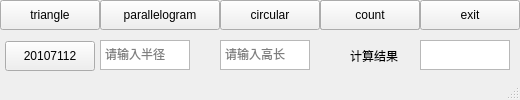
<?xml version="1.0" encoding="UTF-8"?>
<ui version="4.0">
 <class>main</class>
 <widget class="QMainWindow" name="main">
  <property name="geometry">
   <rect>
    <x>0</x>
    <y>0</y>
    <width>520</width>
    <height>100</height>
   </rect>
  </property>
  <property name="minimumSize">
   <size>
    <width>520</width>
    <height>100</height>
   </size>
  </property>
  <property name="maximumSize">
   <size>
    <width>520</width>
    <height>100</height>
   </size>
  </property>
  <property name="windowTitle">
   <string>PyQt面积计算器</string>
  </property>
  <widget class="QWidget" name="Area_calcualtion">
   <widget class="QPushButton" name="T_get_count">
    <property name="geometry">
     <rect>
      <x>320</x>
      <y>0</y>
      <width>100</width>
      <height>30</height>
     </rect>
    </property>
    <property name="cursor">
     <cursorShape>PointingHandCursor</cursorShape>
    </property>
    <property name="toolTip">
     <string>点击计算</string>
    </property>
    <property name="text">
     <string>count</string>
    </property>
   </widget>
   <widget class="QPushButton" name="triangle">
    <property name="geometry">
     <rect>
      <x>0</x>
      <y>0</y>
      <width>100</width>
      <height>30</height>
     </rect>
    </property>
    <property name="cursor">
     <cursorShape>PointingHandCursor</cursorShape>
    </property>
    <property name="toolTip">
     <string>计算三角形面积</string>
    </property>
    <property name="text">
     <string>triangle</string>
    </property>
   </widget>
   <widget class="QPushButton" name="parallelogram">
    <property name="geometry">
     <rect>
      <x>100</x>
      <y>0</y>
      <width>120</width>
      <height>30</height>
     </rect>
    </property>
    <property name="cursor">
     <cursorShape>PointingHandCursor</cursorShape>
    </property>
    <property name="toolTip">
     <string>计算平行四边形面积</string>
    </property>
    <property name="text">
     <string>parallelogram</string>
    </property>
    <property name="iconSize">
     <size>
      <width>35</width>
      <height>20</height>
     </size>
    </property>
   </widget>
   <widget class="QPushButton" name="circular">
    <property name="geometry">
     <rect>
      <x>220</x>
      <y>0</y>
      <width>100</width>
      <height>30</height>
     </rect>
    </property>
    <property name="cursor">
     <cursorShape>PointingHandCursor</cursorShape>
    </property>
    <property name="toolTip">
     <string>计算圆的面积</string>
    </property>
    <property name="text">
     <string>circular</string>
    </property>
   </widget>
   <widget class="QPushButton" name="exit">
    <property name="geometry">
     <rect>
      <x>420</x>
      <y>0</y>
      <width>100</width>
      <height>30</height>
     </rect>
    </property>
    <property name="cursor">
     <cursorShape>PointingHandCursor</cursorShape>
    </property>
    <property name="toolTip">
     <string>退出</string>
    </property>
    <property name="text">
     <string>exit</string>
    </property>
   </widget>
   <widget class="QLabel" name="L_T">
    <property name="geometry">
     <rect>
      <x>29</x>
      <y>48</y>
      <width>70</width>
      <height>15</height>
     </rect>
    </property>
    <property name="text">
     <string>三角形</string>
    </property>
   </widget>
   <widget class="QPlainTextEdit" name="T_input_base">
    <property name="geometry">
     <rect>
      <x>100</x>
      <y>40</y>
      <width>90</width>
      <height>30</height>
     </rect>
    </property>
    <property name="tabChangesFocus">
     <bool>true</bool>
    </property>
    <property name="placeholderText">
     <string>请输入底长</string>
    </property>
   </widget>
   <widget class="QPlainTextEdit" name="T_input_high">
    <property name="geometry">
     <rect>
      <x>220</x>
      <y>40</y>
      <width>90</width>
      <height>30</height>
     </rect>
    </property>
    <property name="tabChangesFocus">
     <bool>true</bool>
    </property>
    <property name="placeholderText">
     <string>请输入高长</string>
    </property>
   </widget>
   <widget class="QLabel" name="result">
    <property name="geometry">
     <rect>
      <x>350</x>
      <y>48</y>
      <width>72</width>
      <height>15</height>
     </rect>
    </property>
    <property name="text">
     <string>计算结果</string>
    </property>
   </widget>
   <widget class="QPlainTextEdit" name="count">
    <property name="geometry">
     <rect>
      <x>420</x>
      <y>40</y>
      <width>90</width>
      <height>30</height>
     </rect>
    </property>
    <property name="cursor" stdset="0">
     <cursorShape>PointingHandCursor</cursorShape>
    </property>
    <property name="tabChangesFocus">
     <bool>true</bool>
    </property>
    <property name="readOnly">
     <bool>true</bool>
    </property>
   </widget>
   <widget class="QPlainTextEdit" name="P_input_base">
    <property name="geometry">
     <rect>
      <x>100</x>
      <y>40</y>
      <width>90</width>
      <height>30</height>
     </rect>
    </property>
    <property name="tabChangesFocus">
     <bool>true</bool>
    </property>
    <property name="placeholderText">
     <string>请输入底长</string>
    </property>
   </widget>
   <widget class="QPlainTextEdit" name="P_input_high">
    <property name="geometry">
     <rect>
      <x>220</x>
      <y>40</y>
      <width>90</width>
      <height>30</height>
     </rect>
    </property>
    <property name="tabChangesFocus">
     <bool>true</bool>
    </property>
    <property name="placeholderText">
     <string>请输入高长</string>
    </property>
   </widget>
   <widget class="QPlainTextEdit" name="C_r">
    <property name="geometry">
     <rect>
      <x>100</x>
      <y>40</y>
      <width>90</width>
      <height>30</height>
     </rect>
    </property>
    <property name="tabChangesFocus">
     <bool>true</bool>
    </property>
    <property name="placeholderText">
     <string>请输入半径</string>
    </property>
   </widget>
   <widget class="QLabel" name="L_P">
    <property name="geometry">
     <rect>
      <x>9</x>
      <y>48</y>
      <width>80</width>
      <height>15</height>
     </rect>
    </property>
    <property name="text">
     <string>平行四边形</string>
    </property>
    <property name="openExternalLinks">
     <bool>false</bool>
    </property>
   </widget>
   <widget class="QLabel" name="L_C">
    <property name="geometry">
     <rect>
      <x>45</x>
      <y>48</y>
      <width>70</width>
      <height>15</height>
     </rect>
    </property>
    <property name="cursor">
     <cursorShape>ArrowCursor</cursorShape>
    </property>
    <property name="text">
     <string>圆</string>
    </property>
   </widget>
   <widget class="QPushButton" name="id">
    <property name="geometry">
     <rect>
      <x>5</x>
      <y>41</y>
      <width>90</width>
      <height>30</height>
     </rect>
    </property>
    <property name="text">
     <string>20107112</string>
    </property>
   </widget>
   <widget class="QPushButton" name="P_get_count">
    <property name="geometry">
     <rect>
      <x>320</x>
      <y>0</y>
      <width>100</width>
      <height>30</height>
     </rect>
    </property>
    <property name="text">
     <string>count</string>
    </property>
   </widget>
   <widget class="QPushButton" name="C_get_count">
    <property name="geometry">
     <rect>
      <x>320</x>
      <y>0</y>
      <width>100</width>
      <height>30</height>
     </rect>
    </property>
    <property name="text">
     <string>count</string>
    </property>
   </widget>
  </widget>
  <widget class="QStatusBar" name="statusbar"/>
 </widget>
 <resources/>
 <connections>
  <connection>
   <sender>triangle</sender>
   <signal>clicked()</signal>
   <receiver>T_input_high</receiver>
   <slot>show()</slot>
   <hints>
    <hint type="sourcelabel">
     <x>49</x>
     <y>14</y>
    </hint>
    <hint type="destinationlabel">
     <x>264</x>
     <y>54</y>
    </hint>
   </hints>
  </connection>
  <connection>
   <sender>triangle</sender>
   <signal>clicked()</signal>
   <receiver>T_input_base</receiver>
   <slot>show()</slot>
   <hints>
    <hint type="sourcelabel">
     <x>49</x>
     <y>14</y>
    </hint>
    <hint type="destinationlabel">
     <x>144</x>
     <y>54</y>
    </hint>
   </hints>
  </connection>
  <connection>
   <sender>parallelogram</sender>
   <signal>clicked()</signal>
   <receiver>T_input_base</receiver>
   <slot>close()</slot>
   <hints>
    <hint type="sourcelabel">
     <x>159</x>
     <y>14</y>
    </hint>
    <hint type="destinationlabel">
     <x>144</x>
     <y>54</y>
    </hint>
   </hints>
  </connection>
  <connection>
   <sender>parallelogram</sender>
   <signal>clicked()</signal>
   <receiver>T_input_high</receiver>
   <slot>close()</slot>
   <hints>
    <hint type="sourcelabel">
     <x>159</x>
     <y>14</y>
    </hint>
    <hint type="destinationlabel">
     <x>264</x>
     <y>54</y>
    </hint>
   </hints>
  </connection>
  <connection>
   <sender>parallelogram</sender>
   <signal>clicked()</signal>
   <receiver>P_input_base</receiver>
   <slot>show()</slot>
   <hints>
    <hint type="sourcelabel">
     <x>159</x>
     <y>14</y>
    </hint>
    <hint type="destinationlabel">
     <x>144</x>
     <y>54</y>
    </hint>
   </hints>
  </connection>
  <connection>
   <sender>parallelogram</sender>
   <signal>clicked()</signal>
   <receiver>P_input_high</receiver>
   <slot>show()</slot>
   <hints>
    <hint type="sourcelabel">
     <x>159</x>
     <y>14</y>
    </hint>
    <hint type="destinationlabel">
     <x>264</x>
     <y>54</y>
    </hint>
   </hints>
  </connection>
  <connection>
   <sender>circular</sender>
   <signal>clicked()</signal>
   <receiver>P_input_base</receiver>
   <slot>close()</slot>
   <hints>
    <hint type="sourcelabel">
     <x>269</x>
     <y>14</y>
    </hint>
    <hint type="destinationlabel">
     <x>144</x>
     <y>54</y>
    </hint>
   </hints>
  </connection>
  <connection>
   <sender>circular</sender>
   <signal>clicked()</signal>
   <receiver>P_input_high</receiver>
   <slot>close()</slot>
   <hints>
    <hint type="sourcelabel">
     <x>269</x>
     <y>14</y>
    </hint>
    <hint type="destinationlabel">
     <x>264</x>
     <y>54</y>
    </hint>
   </hints>
  </connection>
  <connection>
   <sender>circular</sender>
   <signal>clicked()</signal>
   <receiver>T_input_base</receiver>
   <slot>close()</slot>
   <hints>
    <hint type="sourcelabel">
     <x>269</x>
     <y>14</y>
    </hint>
    <hint type="destinationlabel">
     <x>144</x>
     <y>54</y>
    </hint>
   </hints>
  </connection>
  <connection>
   <sender>circular</sender>
   <signal>clicked()</signal>
   <receiver>T_input_high</receiver>
   <slot>close()</slot>
   <hints>
    <hint type="sourcelabel">
     <x>269</x>
     <y>14</y>
    </hint>
    <hint type="destinationlabel">
     <x>264</x>
     <y>54</y>
    </hint>
   </hints>
  </connection>
  <connection>
   <sender>circular</sender>
   <signal>clicked()</signal>
   <receiver>C_r</receiver>
   <slot>show()</slot>
   <hints>
    <hint type="sourcelabel">
     <x>269</x>
     <y>14</y>
    </hint>
    <hint type="destinationlabel">
     <x>144</x>
     <y>54</y>
    </hint>
   </hints>
  </connection>
  <connection>
   <sender>triangle</sender>
   <signal>clicked()</signal>
   <receiver>C_r</receiver>
   <slot>close()</slot>
   <hints>
    <hint type="sourcelabel">
     <x>49</x>
     <y>14</y>
    </hint>
    <hint type="destinationlabel">
     <x>144</x>
     <y>54</y>
    </hint>
   </hints>
  </connection>
  <connection>
   <sender>parallelogram</sender>
   <signal>clicked()</signal>
   <receiver>C_r</receiver>
   <slot>close()</slot>
   <hints>
    <hint type="sourcelabel">
     <x>159</x>
     <y>14</y>
    </hint>
    <hint type="destinationlabel">
     <x>144</x>
     <y>54</y>
    </hint>
   </hints>
  </connection>
  <connection>
   <sender>triangle</sender>
   <signal>clicked()</signal>
   <receiver>P_input_base</receiver>
   <slot>close()</slot>
   <hints>
    <hint type="sourcelabel">
     <x>49</x>
     <y>14</y>
    </hint>
    <hint type="destinationlabel">
     <x>144</x>
     <y>54</y>
    </hint>
   </hints>
  </connection>
  <connection>
   <sender>triangle</sender>
   <signal>clicked()</signal>
   <receiver>P_input_high</receiver>
   <slot>close()</slot>
   <hints>
    <hint type="sourcelabel">
     <x>49</x>
     <y>14</y>
    </hint>
    <hint type="destinationlabel">
     <x>264</x>
     <y>54</y>
    </hint>
   </hints>
  </connection>
  <connection>
   <sender>triangle</sender>
   <signal>clicked()</signal>
   <receiver>L_T</receiver>
   <slot>show()</slot>
   <hints>
    <hint type="sourcelabel">
     <x>49</x>
     <y>14</y>
    </hint>
    <hint type="destinationlabel">
     <x>63</x>
     <y>55</y>
    </hint>
   </hints>
  </connection>
  <connection>
   <sender>triangle</sender>
   <signal>clicked()</signal>
   <receiver>L_P</receiver>
   <slot>close()</slot>
   <hints>
    <hint type="sourcelabel">
     <x>49</x>
     <y>14</y>
    </hint>
    <hint type="destinationlabel">
     <x>63</x>
     <y>55</y>
    </hint>
   </hints>
  </connection>
  <connection>
   <sender>parallelogram</sender>
   <signal>clicked()</signal>
   <receiver>L_P</receiver>
   <slot>show()</slot>
   <hints>
    <hint type="sourcelabel">
     <x>159</x>
     <y>14</y>
    </hint>
    <hint type="destinationlabel">
     <x>63</x>
     <y>55</y>
    </hint>
   </hints>
  </connection>
  <connection>
   <sender>parallelogram</sender>
   <signal>clicked()</signal>
   <receiver>L_T</receiver>
   <slot>close()</slot>
   <hints>
    <hint type="sourcelabel">
     <x>159</x>
     <y>14</y>
    </hint>
    <hint type="destinationlabel">
     <x>63</x>
     <y>55</y>
    </hint>
   </hints>
  </connection>
  <connection>
   <sender>parallelogram</sender>
   <signal>clicked()</signal>
   <receiver>L_C</receiver>
   <slot>close()</slot>
   <hints>
    <hint type="sourcelabel">
     <x>159</x>
     <y>14</y>
    </hint>
    <hint type="destinationlabel">
     <x>79</x>
     <y>55</y>
    </hint>
   </hints>
  </connection>
  <connection>
   <sender>triangle</sender>
   <signal>clicked()</signal>
   <receiver>L_C</receiver>
   <slot>close()</slot>
   <hints>
    <hint type="sourcelabel">
     <x>49</x>
     <y>14</y>
    </hint>
    <hint type="destinationlabel">
     <x>79</x>
     <y>55</y>
    </hint>
   </hints>
  </connection>
  <connection>
   <sender>circular</sender>
   <signal>clicked()</signal>
   <receiver>L_C</receiver>
   <slot>show()</slot>
   <hints>
    <hint type="sourcelabel">
     <x>269</x>
     <y>14</y>
    </hint>
    <hint type="destinationlabel">
     <x>79</x>
     <y>55</y>
    </hint>
   </hints>
  </connection>
  <connection>
   <sender>circular</sender>
   <signal>clicked()</signal>
   <receiver>L_P</receiver>
   <slot>close()</slot>
   <hints>
    <hint type="sourcelabel">
     <x>269</x>
     <y>14</y>
    </hint>
    <hint type="destinationlabel">
     <x>48</x>
     <y>55</y>
    </hint>
   </hints>
  </connection>
  <connection>
   <sender>circular</sender>
   <signal>clicked()</signal>
   <receiver>L_T</receiver>
   <slot>close()</slot>
   <hints>
    <hint type="sourcelabel">
     <x>269</x>
     <y>14</y>
    </hint>
    <hint type="destinationlabel">
     <x>63</x>
     <y>55</y>
    </hint>
   </hints>
  </connection>
  <connection>
   <sender>circular</sender>
   <signal>clicked()</signal>
   <receiver>count</receiver>
   <slot>clear()</slot>
   <hints>
    <hint type="sourcelabel">
     <x>269</x>
     <y>14</y>
    </hint>
    <hint type="destinationlabel">
     <x>464</x>
     <y>54</y>
    </hint>
   </hints>
  </connection>
  <connection>
   <sender>triangle</sender>
   <signal>clicked()</signal>
   <receiver>count</receiver>
   <slot>clear()</slot>
   <hints>
    <hint type="sourcelabel">
     <x>49</x>
     <y>14</y>
    </hint>
    <hint type="destinationlabel">
     <x>464</x>
     <y>54</y>
    </hint>
   </hints>
  </connection>
  <connection>
   <sender>parallelogram</sender>
   <signal>clicked()</signal>
   <receiver>count</receiver>
   <slot>clear()</slot>
   <hints>
    <hint type="sourcelabel">
     <x>159</x>
     <y>14</y>
    </hint>
    <hint type="destinationlabel">
     <x>464</x>
     <y>54</y>
    </hint>
   </hints>
  </connection>
  <connection>
   <sender>circular</sender>
   <signal>clicked()</signal>
   <receiver>T_input_base</receiver>
   <slot>clear()</slot>
   <hints>
    <hint type="sourcelabel">
     <x>269</x>
     <y>14</y>
    </hint>
    <hint type="destinationlabel">
     <x>144</x>
     <y>54</y>
    </hint>
   </hints>
  </connection>
  <connection>
   <sender>circular</sender>
   <signal>clicked()</signal>
   <receiver>P_input_high</receiver>
   <slot>clear()</slot>
   <hints>
    <hint type="sourcelabel">
     <x>269</x>
     <y>14</y>
    </hint>
    <hint type="destinationlabel">
     <x>264</x>
     <y>54</y>
    </hint>
   </hints>
  </connection>
  <connection>
   <sender>circular</sender>
   <signal>clicked()</signal>
   <receiver>P_input_base</receiver>
   <slot>clear()</slot>
   <hints>
    <hint type="sourcelabel">
     <x>269</x>
     <y>14</y>
    </hint>
    <hint type="destinationlabel">
     <x>144</x>
     <y>54</y>
    </hint>
   </hints>
  </connection>
  <connection>
   <sender>circular</sender>
   <signal>clicked()</signal>
   <receiver>T_input_high</receiver>
   <slot>clear()</slot>
   <hints>
    <hint type="sourcelabel">
     <x>269</x>
     <y>14</y>
    </hint>
    <hint type="destinationlabel">
     <x>264</x>
     <y>54</y>
    </hint>
   </hints>
  </connection>
  <connection>
   <sender>triangle</sender>
   <signal>clicked()</signal>
   <receiver>P_input_base</receiver>
   <slot>clear()</slot>
   <hints>
    <hint type="sourcelabel">
     <x>49</x>
     <y>14</y>
    </hint>
    <hint type="destinationlabel">
     <x>144</x>
     <y>54</y>
    </hint>
   </hints>
  </connection>
  <connection>
   <sender>triangle</sender>
   <signal>clicked()</signal>
   <receiver>P_input_high</receiver>
   <slot>clear()</slot>
   <hints>
    <hint type="sourcelabel">
     <x>49</x>
     <y>14</y>
    </hint>
    <hint type="destinationlabel">
     <x>264</x>
     <y>54</y>
    </hint>
   </hints>
  </connection>
  <connection>
   <sender>triangle</sender>
   <signal>clicked()</signal>
   <receiver>T_input_base</receiver>
   <slot>clear()</slot>
   <hints>
    <hint type="sourcelabel">
     <x>49</x>
     <y>14</y>
    </hint>
    <hint type="destinationlabel">
     <x>144</x>
     <y>54</y>
    </hint>
   </hints>
  </connection>
  <connection>
   <sender>triangle</sender>
   <signal>clicked()</signal>
   <receiver>T_input_high</receiver>
   <slot>clear()</slot>
   <hints>
    <hint type="sourcelabel">
     <x>49</x>
     <y>14</y>
    </hint>
    <hint type="destinationlabel">
     <x>264</x>
     <y>54</y>
    </hint>
   </hints>
  </connection>
  <connection>
   <sender>parallelogram</sender>
   <signal>clicked()</signal>
   <receiver>P_input_base</receiver>
   <slot>clear()</slot>
   <hints>
    <hint type="sourcelabel">
     <x>159</x>
     <y>14</y>
    </hint>
    <hint type="destinationlabel">
     <x>144</x>
     <y>54</y>
    </hint>
   </hints>
  </connection>
  <connection>
   <sender>parallelogram</sender>
   <signal>clicked()</signal>
   <receiver>P_input_high</receiver>
   <slot>clear()</slot>
   <hints>
    <hint type="sourcelabel">
     <x>159</x>
     <y>14</y>
    </hint>
    <hint type="destinationlabel">
     <x>264</x>
     <y>54</y>
    </hint>
   </hints>
  </connection>
  <connection>
   <sender>parallelogram</sender>
   <signal>clicked()</signal>
   <receiver>T_input_base</receiver>
   <slot>clear()</slot>
   <hints>
    <hint type="sourcelabel">
     <x>159</x>
     <y>14</y>
    </hint>
    <hint type="destinationlabel">
     <x>144</x>
     <y>54</y>
    </hint>
   </hints>
  </connection>
  <connection>
   <sender>parallelogram</sender>
   <signal>clicked()</signal>
   <receiver>T_input_base</receiver>
   <slot>clear()</slot>
   <hints>
    <hint type="sourcelabel">
     <x>159</x>
     <y>14</y>
    </hint>
    <hint type="destinationlabel">
     <x>144</x>
     <y>54</y>
    </hint>
   </hints>
  </connection>
  <connection>
   <sender>triangle</sender>
   <signal>clicked()</signal>
   <receiver>C_r</receiver>
   <slot>clear()</slot>
   <hints>
    <hint type="sourcelabel">
     <x>49</x>
     <y>14</y>
    </hint>
    <hint type="destinationlabel">
     <x>144</x>
     <y>54</y>
    </hint>
   </hints>
  </connection>
  <connection>
   <sender>parallelogram</sender>
   <signal>clicked()</signal>
   <receiver>C_r</receiver>
   <slot>clear()</slot>
   <hints>
    <hint type="sourcelabel">
     <x>159</x>
     <y>14</y>
    </hint>
    <hint type="destinationlabel">
     <x>144</x>
     <y>54</y>
    </hint>
   </hints>
  </connection>
  <connection>
   <sender>triangle</sender>
   <signal>clicked()</signal>
   <receiver>id</receiver>
   <slot>close()</slot>
   <hints>
    <hint type="sourcelabel">
     <x>49</x>
     <y>14</y>
    </hint>
    <hint type="destinationlabel">
     <x>49</x>
     <y>55</y>
    </hint>
   </hints>
  </connection>
  <connection>
   <sender>circular</sender>
   <signal>clicked()</signal>
   <receiver>id</receiver>
   <slot>close()</slot>
   <hints>
    <hint type="sourcelabel">
     <x>269</x>
     <y>14</y>
    </hint>
    <hint type="destinationlabel">
     <x>49</x>
     <y>55</y>
    </hint>
   </hints>
  </connection>
  <connection>
   <sender>parallelogram</sender>
   <signal>clicked()</signal>
   <receiver>id</receiver>
   <slot>close()</slot>
   <hints>
    <hint type="sourcelabel">
     <x>159</x>
     <y>14</y>
    </hint>
    <hint type="destinationlabel">
     <x>49</x>
     <y>55</y>
    </hint>
   </hints>
  </connection>
  <connection>
   <sender>exit</sender>
   <signal>clicked()</signal>
   <receiver>main</receiver>
   <slot>close()</slot>
   <hints>
    <hint type="sourcelabel">
     <x>469</x>
     <y>14</y>
    </hint>
    <hint type="destinationlabel">
     <x>259</x>
     <y>49</y>
    </hint>
   </hints>
  </connection>
  <connection>
   <sender>triangle</sender>
   <signal>clicked()</signal>
   <receiver>T_get_count</receiver>
   <slot>show()</slot>
   <hints>
    <hint type="sourcelabel">
     <x>49</x>
     <y>14</y>
    </hint>
    <hint type="destinationlabel">
     <x>369</x>
     <y>14</y>
    </hint>
   </hints>
  </connection>
  <connection>
   <sender>triangle</sender>
   <signal>clicked()</signal>
   <receiver>C_get_count</receiver>
   <slot>close()</slot>
   <hints>
    <hint type="sourcelabel">
     <x>49</x>
     <y>14</y>
    </hint>
    <hint type="destinationlabel">
     <x>369</x>
     <y>14</y>
    </hint>
   </hints>
  </connection>
  <connection>
   <sender>triangle</sender>
   <signal>clicked()</signal>
   <receiver>P_get_count</receiver>
   <slot>close()</slot>
   <hints>
    <hint type="sourcelabel">
     <x>49</x>
     <y>14</y>
    </hint>
    <hint type="destinationlabel">
     <x>369</x>
     <y>14</y>
    </hint>
   </hints>
  </connection>
  <connection>
   <sender>parallelogram</sender>
   <signal>clicked()</signal>
   <receiver>P_get_count</receiver>
   <slot>show()</slot>
   <hints>
    <hint type="sourcelabel">
     <x>159</x>
     <y>14</y>
    </hint>
    <hint type="destinationlabel">
     <x>369</x>
     <y>14</y>
    </hint>
   </hints>
  </connection>
  <connection>
   <sender>parallelogram</sender>
   <signal>clicked()</signal>
   <receiver>C_get_count</receiver>
   <slot>close()</slot>
   <hints>
    <hint type="sourcelabel">
     <x>159</x>
     <y>14</y>
    </hint>
    <hint type="destinationlabel">
     <x>369</x>
     <y>14</y>
    </hint>
   </hints>
  </connection>
  <connection>
   <sender>parallelogram</sender>
   <signal>clicked()</signal>
   <receiver>T_get_count</receiver>
   <slot>close()</slot>
   <hints>
    <hint type="sourcelabel">
     <x>159</x>
     <y>14</y>
    </hint>
    <hint type="destinationlabel">
     <x>369</x>
     <y>14</y>
    </hint>
   </hints>
  </connection>
  <connection>
   <sender>circular</sender>
   <signal>clicked()</signal>
   <receiver>C_get_count</receiver>
   <slot>show()</slot>
   <hints>
    <hint type="sourcelabel">
     <x>269</x>
     <y>14</y>
    </hint>
    <hint type="destinationlabel">
     <x>369</x>
     <y>14</y>
    </hint>
   </hints>
  </connection>
  <connection>
   <sender>circular</sender>
   <signal>clicked()</signal>
   <receiver>P_get_count</receiver>
   <slot>close()</slot>
   <hints>
    <hint type="sourcelabel">
     <x>269</x>
     <y>14</y>
    </hint>
    <hint type="destinationlabel">
     <x>369</x>
     <y>14</y>
    </hint>
   </hints>
  </connection>
  <connection>
   <sender>circular</sender>
   <signal>clicked()</signal>
   <receiver>T_get_count</receiver>
   <slot>close()</slot>
   <hints>
    <hint type="sourcelabel">
     <x>269</x>
     <y>14</y>
    </hint>
    <hint type="destinationlabel">
     <x>369</x>
     <y>14</y>
    </hint>
   </hints>
  </connection>
 </connections>
</ui>
